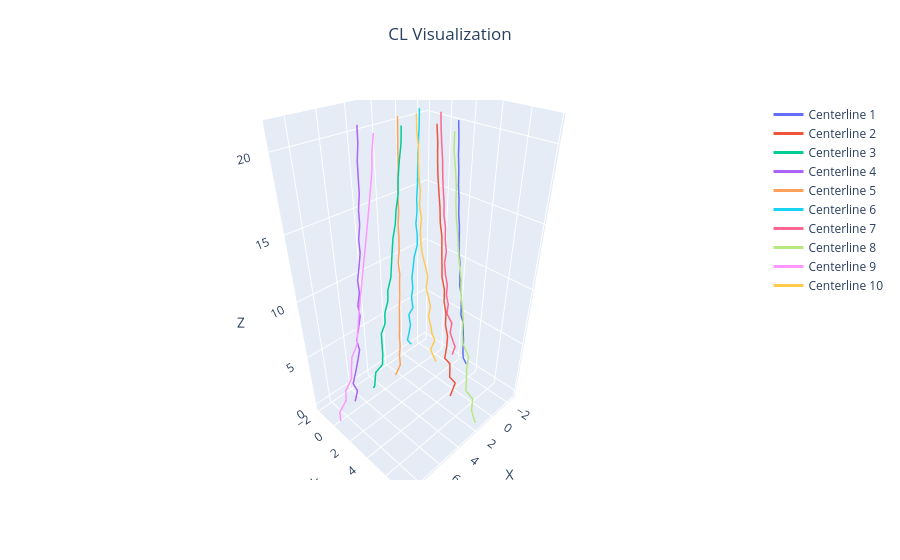

The notebook cell this image was saved under:
### Code cell
from tqdm import tqdm
from cl_solver import CL_Simulator

sim = CL_Simulator(
    strands=poses,  # shape (N_strands, N_points, 3)
    height_scale=1.0,
    radius=1.0,
    alpha=2.0,
    timestep=0.01,
    mass=1.0,
)

sim.run()
updated_strands = sim.get_strands()

# Visualize the updated strands
updated_strands = np.array(updated_strands)
plot_cls(updated_strands)
